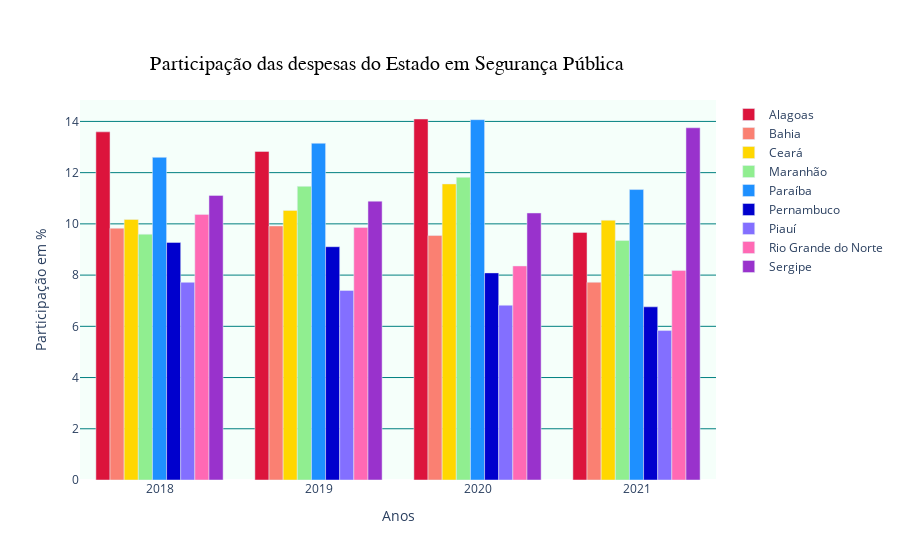

Notebook cell for this chart:
### Code cell
import plotly.graph_objects as go

# Dados de exemplo - gastos com segurança pública e taxas de homicídio
anos = gastos_part.columns.tolist()
estados = gastos_part.index.tolist()
valores = gastos_part.values

cores = ['#DC143C', '#FA8072', '#FFD700', '#90EE90', '#1E90FF', '#0000CD', '#836FFF', '#FF69B4', '#9932CC']

# Criar o gráfico de barras
participacao= go.Figure()

for i, estado in enumerate(estados):
    participacao.add_trace(go.Bar(x=anos, y=valores[i], name=estado,marker=dict(color=cores[i])))

# Configurar o layout do gráfico
participacao.update_layout(
    title={
        'text': 'Participação das despesas do Estado em Segurança Pública',
        'x': 0.43,
        'y': 0.9,
        'xanchor': 'center',
        'yanchor': 'top',
        'font': {'size': 20, 'family': 'Arial', 'color': 'black'}
    },
    xaxis_title='Anos',
    yaxis_title='Participação em % ',
    barmode='group',
    plot_bgcolor='#F5FFFA',
    yaxis=dict(showgrid=True, gridcolor='#008080')
)

# Exibir o gráfico
participacao.show()

### Figure 1 — Plotly figure (JSON) as saved in the notebook; plotly's stock layout.template omitted (floating-point values rounded to 4 significant figures)
{"data": [{"marker": {"color": "#DC143C"}, "name": "Alagoas", "type": "bar", "x": ["2018", "2019", "2020", "2021"], "y": [13.59, 12.83, 14.09, 9.666]}, {"marker": {"color": "#FA8072"}, "name": "Bahia", "type": "bar", "x": ["2018", "2019", "2020", "2021"], "y": [9.83, 9.919, 9.545, 7.721]}, {"marker": {"color": "#FFD700"}, "name": "Ceará", "type": "bar", "x": ["2018", "2019", "2020", "2021"], "y": [10.17, 10.53, 11.56, 10.14]}, {"marker": {"color": "#90EE90"}, "name": "Maranhão", "type": "bar", "x": ["2018", "2019", "2020", "2021"], "y": [9.599, 11.47, 11.82, 9.353]}, {"marker": {"color": "#1E90FF"}, "name": "Paraíba", "type": "bar", "x": ["2018", "2019", "2020", "2021"], "y": [12.6, 13.15, 14.07, 11.34]}, {"marker": {"color": "#0000CD"}, "name": "Pernambuco", "type": "bar", "x": ["2018", "2019", "2020", "2021"], "y": [9.275, 9.108, 8.086, 6.761]}, {"marker": {"color": "#836FFF"}, "name": "Piauí", "type": "bar", "x": ["2018", "2019", "2020", "2021"], "y": [7.716, 7.398, 6.822, 5.835]}, {"marker": {"color": "#FF69B4"}, "name": "Rio Grande do Norte", "type": "bar", "x": ["2018", "2019", "2020", "2021"], "y": [10.37, 9.857, 8.358, 8.184]}, {"marker": {"color": "#9932CC"}, "name": "Sergipe", "type": "bar", "x": ["2018", "2019", "2020", "2021"], "y": [11.11, 10.89, 10.43, 13.75]}], "layout": {"barmode": "group", "plot_bgcolor": "#F5FFFA", "title": {"font": {"color": "black", "family": "Arial", "size": 20}, "text": "Participação das despesas do Estado em Segurança Pública", "x": 0.43, "xanchor": "center", "y": 0.9, "yanchor": "top"}, "xaxis": {"title": {"text": "Anos"}}, "yaxis": {"gridcolor": "#008080", "showgrid": true, "title": {"text": "Participação em % "}}}}
